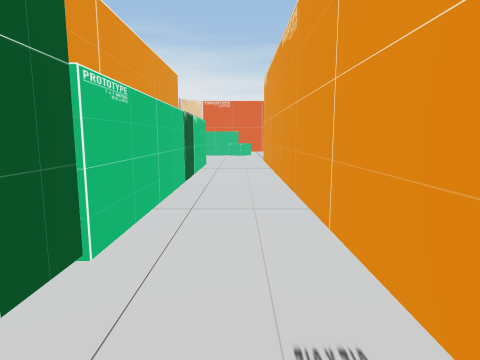
[1] (above)

18 first-person views from a walk through a scene from a Unity 3-D project. The camera is 1.2 m above the floor, tilts 8° down and sees 75° across. The floor is counted in squares, 1 m on a side. Each view is taken from the middle of a square. On the plan, view 1 faces up. The plan holds only what a view shows up to about 13 squares ahead; the rest is blank. The place goes on beyond the plan. Door leaves are left out, so doorways stand open.

[2]
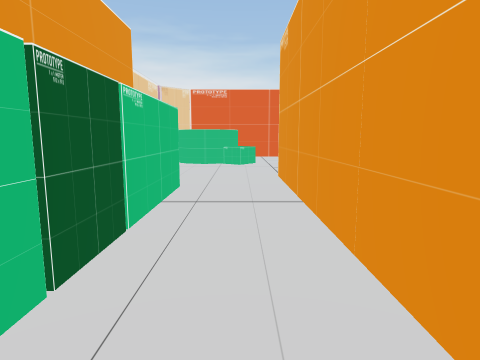

[3]
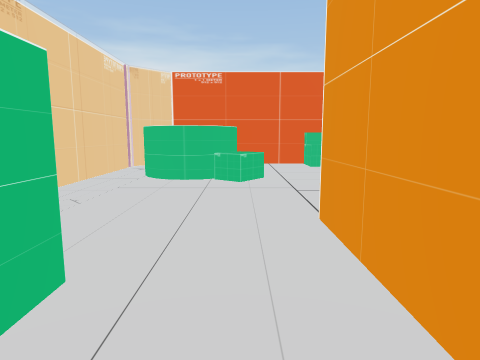

[4]
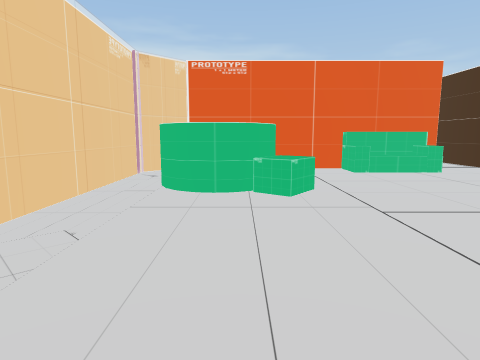

[5]
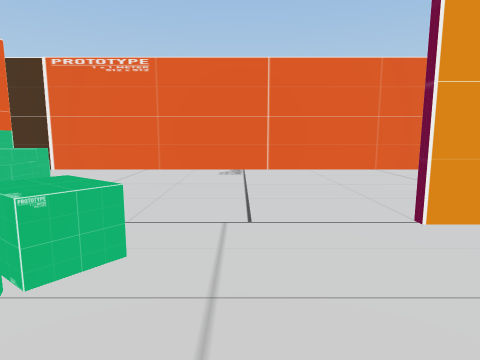

[6]
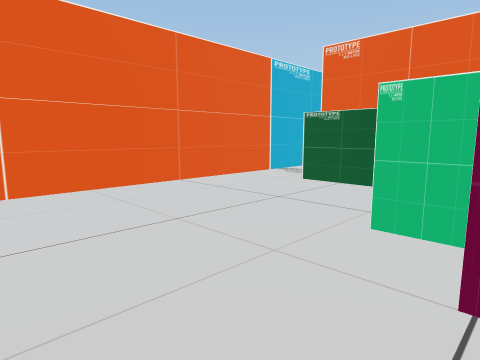

[7]
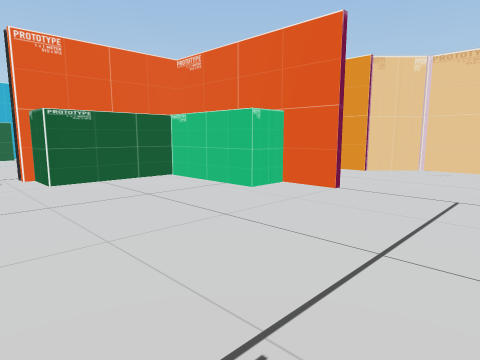

[8]
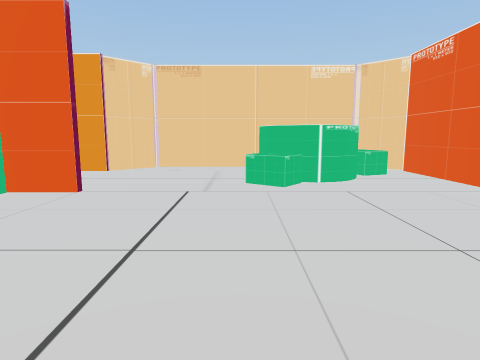

[9]
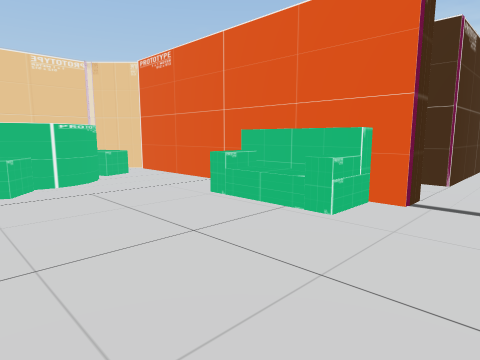

[10]
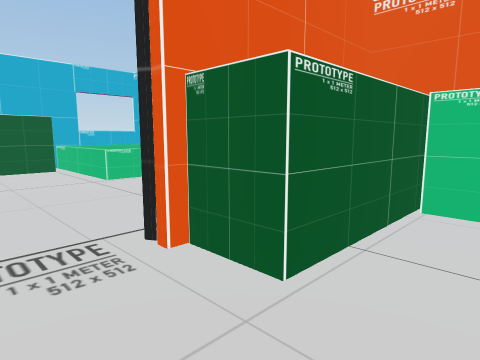

[11]
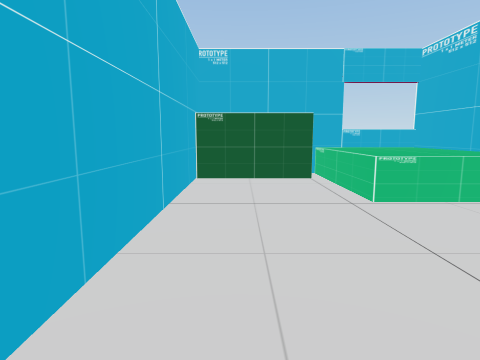

[12]
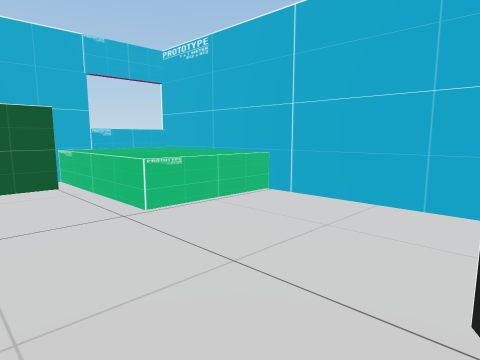

[13]
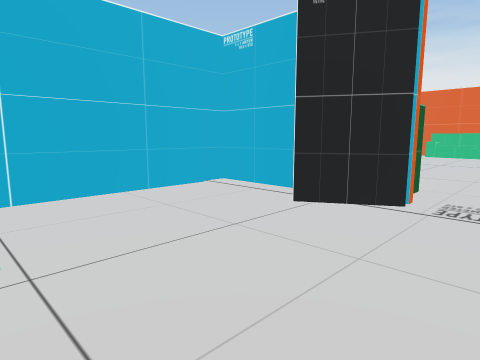

[14]
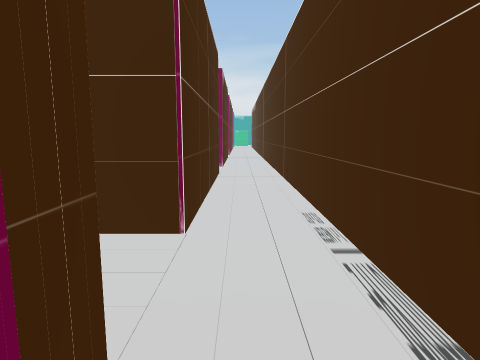

[15]
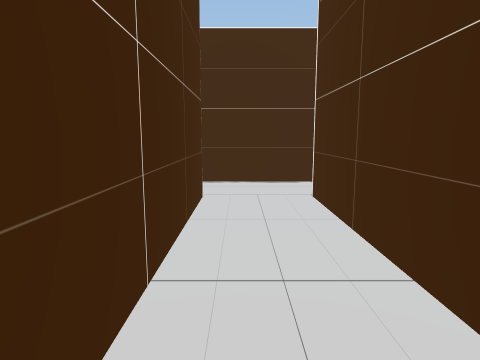

[16]
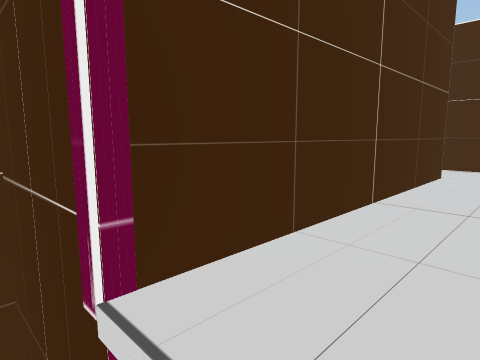

[17]
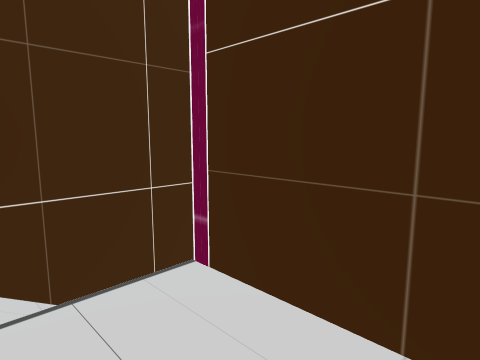

[18]
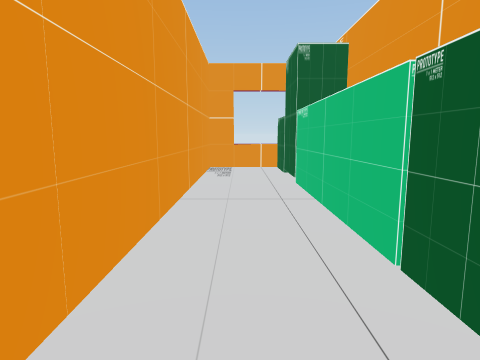

### Floor plan
Key: @ floor where view 1 was taken; # wall or solid block; . main floor; : floor 0.5 m higher than the main floor; + floor 0.75 m higher than the main floor; / step, stairs or slope; D open door; = window, fence, low wall or low ledge; ^ raised ledge; O other object.
Columns run from 5 left of view 1 to 9 right of it. Each row starts with its distance up from view 1.
 32            #..#
 31    ##      #..#
 30     #      #..#
 29   # #      #..#
 28   # ########..#
 27   # ..........#
 26   #/..........#
 25  #=#########DD#
 24 #=......+:/...#
 23 #.OO..........#
 22 #.. ^.........#
 21 #.^  ^........#
 20 #..^OO........#
 19 #....O........#
 18 #.............#
 17 #.............#
 16 #.............#
 15 #=....#.......#
 14  #=...##......#
 13   ##..##......#
 12    #..##......#
 11    #..##......#
 10    #..######..#
  9    O..######..#
  8    #..#...#...#
  7    #..#.......#
  6    #..#.......#
  5    #..#.......#
  4    #..#.......#
  3    #..#^^^....#
  2    O..#^^^....#
  1    O..#^^^....#
  0    O.@#^^^#####
 -1    O###^^^#

Where each view was taken, in squares from view 1:
view 1: 0 up, 0 right, facing up
view 2: 6 up, 0 right, facing up
view 3: 11 up, 0 right, facing up
view 4: 13 up, 1 left, facing up
view 5: 18 up, 3 left, facing right
view 6: 18 up, 1 right, facing down-right
view 7: 19 up, 8 right, facing down-left
view 8: 19 up, 8 right, facing left
view 9: 19 up, 8 right, facing up-left
view 10: 12 up, 8 right, facing down-left
view 11: 9 up, 7 right, facing down
view 12: 8 up, 7 right, facing down-left
view 13: 3 up, 8 right, facing up-left
view 14: 24 up, 7 right, facing up
view 15: 27 up, 0 right, facing right
view 16: 26 up, 2 left, facing up-right
view 17: 26 up, 1 right, facing up-left
view 18: 11 up, 0 right, facing down
